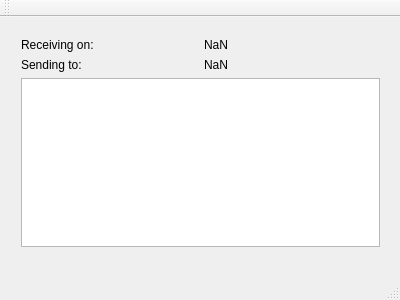
<?xml version="1.0" encoding="UTF-8"?>
<ui version="4.0">
 <class>eSense</class>
 <widget class="QMainWindow" name="eSense">
  <property name="geometry">
   <rect>
    <x>0</x>
    <y>0</y>
    <width>400</width>
    <height>300</height>
   </rect>
  </property>
  <property name="windowTitle">
   <string>eSense</string>
  </property>
  <widget class="QWidget" name="centralWidget">
   <widget class="QWidget" name="gridLayoutWidget">
    <property name="geometry">
     <rect>
      <x>10</x>
      <y>10</y>
      <width>381</width>
      <height>231</height>
     </rect>
    </property>
    <layout class="QGridLayout" name="gridLayout">
     <item row="1" column="1">
      <widget class="QLabel" name="hostInfo">
       <property name="text">
        <string>NaN</string>
       </property>
      </widget>
     </item>
     <item row="0" column="1">
      <widget class="QLabel" name="serialPortInfo">
       <property name="text">
        <string>NaN</string>
       </property>
      </widget>
     </item>
     <item row="0" column="0">
      <widget class="QLabel" name="lbl_receive">
       <property name="text">
        <string>Receiving on: </string>
       </property>
      </widget>
     </item>
     <item row="1" column="0">
      <widget class="QLabel" name="lbl_sending">
       <property name="text">
        <string>Sending to: </string>
       </property>
      </widget>
     </item>
     <item row="2" column="0" colspan="2">
      <widget class="QTextBrowser" name="log"/>
     </item>
    </layout>
   </widget>
  </widget>
  <widget class="QMenuBar" name="menuBar">
   <property name="geometry">
    <rect>
     <x>0</x>
     <y>0</y>
     <width>400</width>
     <height>20</height>
    </rect>
   </property>
  </widget>
  <widget class="QToolBar" name="mainToolBar">
   <attribute name="toolBarArea">
    <enum>TopToolBarArea</enum>
   </attribute>
   <attribute name="toolBarBreak">
    <bool>false</bool>
   </attribute>
  </widget>
  <widget class="QStatusBar" name="statusBar"/>
 </widget>
 <layoutdefault spacing="6" margin="11"/>
 <resources/>
 <connections/>
</ui>
